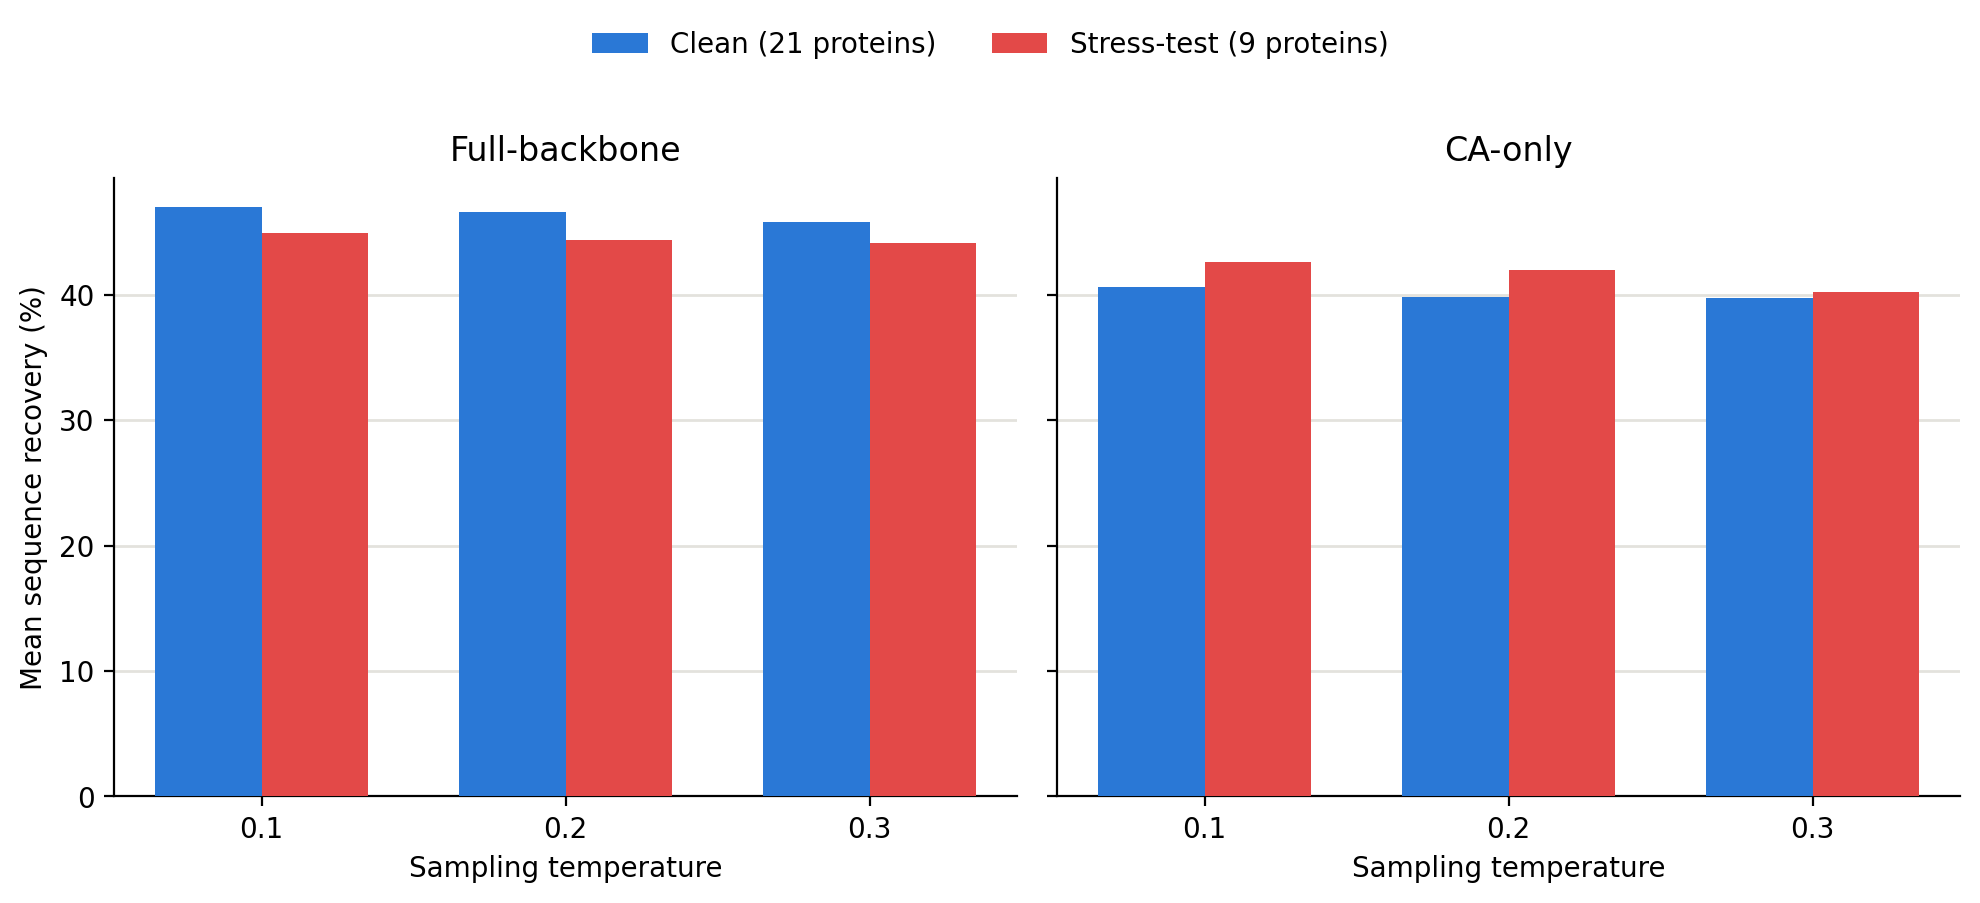

Python code for this plot:
"""Phase 2 comparison target (2nd half): does model behavior change
predictably with input completeness? Joins per_sample_metrics.csv against
the Phase 1 clean/stress_test subset labels."""
import csv
from collections import defaultdict
import matplotlib
matplotlib.use("Agg")
import matplotlib.pyplot as plt

subset = {}
with open("reproduction/phase1_data_prep/dataset_summary.csv") as f:
    for r in csv.DictReader(f):
        subset[r["pdb_id"]] = r["subset"]

rows = list(csv.DictReader(open("reproduction/phase2_reproduction/per_sample_metrics.csv")))
for r in rows:
    r["subset"] = subset[r["pdb_id"]]

agg = defaultdict(list)
for r in rows:
    agg[(r["model"], r["temperature"], r["subset"])].append(r)

summary_rows = []
for (model, temp, sub), items in sorted(agg.items(), key=lambda x: (x[0][0], float(x[0][1]), x[0][2])):
    n = len(items)
    summary_rows.append({
        "model": model,
        "temperature": temp,
        "subset": sub,
        "n_samples": n,
        "n_proteins": n // 8,
        "mean_seq_recovery": sum(float(i["seq_recovery"]) for i in items) / n,
        "mean_score_nll": sum(float(i["score_nll"]) for i in items) / n,
        "mean_perplexity": sum(float(i["perplexity"]) for i in items) / n,
    })

with open("reproduction/phase2_reproduction/completeness_comparison.csv", "w", newline="") as f:
    w = csv.DictWriter(f, fieldnames=list(summary_rows[0].keys()))
    w.writeheader()
    w.writerows(summary_rows)
print("Wrote completeness_comparison.csv")
for r in summary_rows:
    print(r)

# --- Plot: mean recovery, clean vs stress_test, per model, at each temperature ---
COLOR = {"clean": "#2a78d6", "stress_test": "#e34948"}
LABEL = {"clean": "Clean (21 proteins)", "stress_test": "Stress-test (9 proteins)"}
MODEL_LABEL = {"fullbackbone": "Full-backbone", "ca_only": "CA-only"}

fig, axes = plt.subplots(1, 2, figsize=(10, 4.2), sharey=True)
temps = [0.1, 0.2, 0.3]
width = 0.35
for ax, model in zip(axes, ["fullbackbone", "ca_only"]):
    for i, sub in enumerate(["clean", "stress_test"]):
        ys = [next(r["mean_seq_recovery"] for r in summary_rows
                   if r["model"] == model and float(r["temperature"]) == t and r["subset"] == sub)
              for t in temps]
        xs = [j + (i - 0.5) * width for j in range(len(temps))]
        ax.bar(xs, [y * 100 for y in ys], width=width, color=COLOR[sub], label=LABEL[sub], zorder=3)
    ax.set_xticks(range(len(temps)))
    ax.set_xticklabels([str(t) for t in temps])
    ax.set_xlabel("Sampling temperature")
    ax.set_title(MODEL_LABEL[model])
    ax.spines["top"].set_visible(False)
    ax.spines["right"].set_visible(False)
    ax.grid(axis="y", color="#e3e2dd", linewidth=1, zorder=0)
    ax.set_axisbelow(True)
axes[0].set_ylabel("Mean sequence recovery (%)")
handles, labels = axes[0].get_legend_handles_labels()
fig.legend(handles, labels, loc="upper center", bbox_to_anchor=(0.5, 1.08), ncol=2, frameon=False)
fig.suptitle("")
fig.tight_layout()
fig.savefig("reproduction/phase2_reproduction/completeness_comparison.png", dpi=200, bbox_inches="tight")
print("Wrote completeness_comparison.png")
